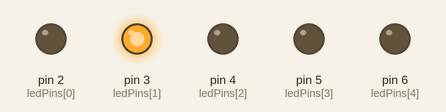
Simulated run of this sketch. Board: Arduino Uno, built with avr-gcc and run on an emulated ATmega328P. On the bench: output pins drawn as LEDs (lit = HIGH).

Above: at 0.3 s.
At 0.7 s:
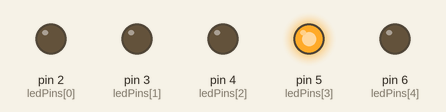
At 1.0 s:
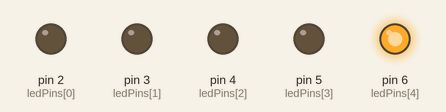
At 2.5 s:
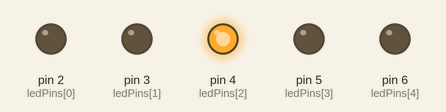
At 4.0 s:
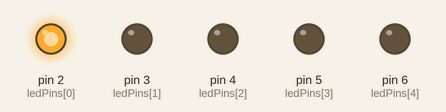
Timing chart, 0 to 4.6 s (numbered marks = the images above):
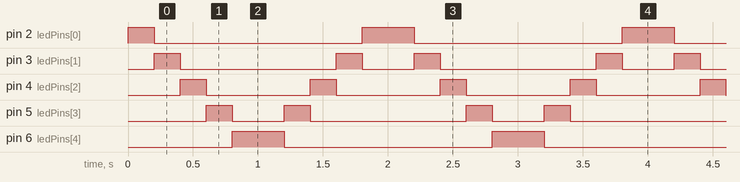

The sketch:

exp_1.ino
```cpp
int ledPins[] = {2, 3, 4, 5, 6};
int numLeds = 5; // Number of LEDs

void setup() {
  // Initialize LED pins as outputs
  for (int i = 0; i < numLeds; i++) {
    pinMode(ledPins[i], OUTPUT);
  }
}

void loop() {
  // Run LEDs from left to right
  for (int i = 0; i < numLeds; i++) {
    digitalWrite(ledPins[i], HIGH); // Turn on the current LED
    delay(200); // Adjust the delay as needed
    digitalWrite(ledPins[i], LOW); // Turn off the current LED
  }

  // Run LEDs from right to left
  for (int i = numLeds - 1; i >= 0; i--) {
    digitalWrite(ledPins[i], HIGH); // Turn on the current LED
    delay(200); // Adjust the delay as needed
    digitalWrite(ledPins[i], LOW); // Turn off the current LED
  }
}
```

Measured:
- by itself, pin 2 (ledPins[0]): repeats every 2.0 s: LOW 1.6 s, HIGH 0.40 s
- by itself, pin 3 (ledPins[1]): repeats every 2.0 s: LOW 1.2 s, HIGH 0.20 s, LOW 0.40 s, HIGH 0.20 s
- by itself, pin 4 (ledPins[2]): alternates HIGH for 0.20 s and LOW for 0.80 s
- by itself, pin 5 (ledPins[3]): repeats every 2.0 s: LOW 0.40 s, HIGH 0.20 s, LOW 1.2 s, HIGH 0.20 s
- by itself, pin 6 (ledPins[4]): alternates HIGH for 0.40 s and LOW for 1.6 s
